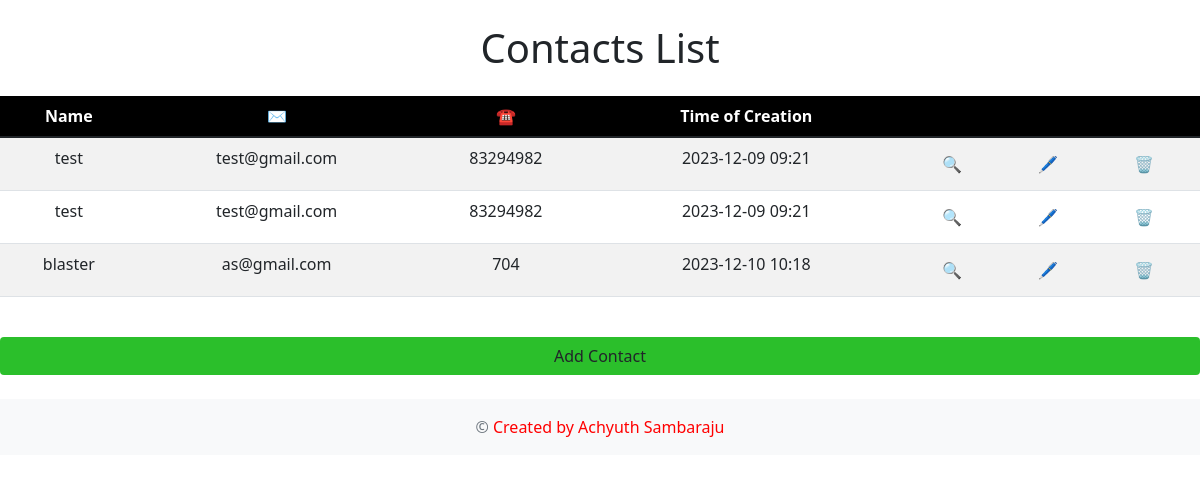
Before: /contacts/ with the older database file.
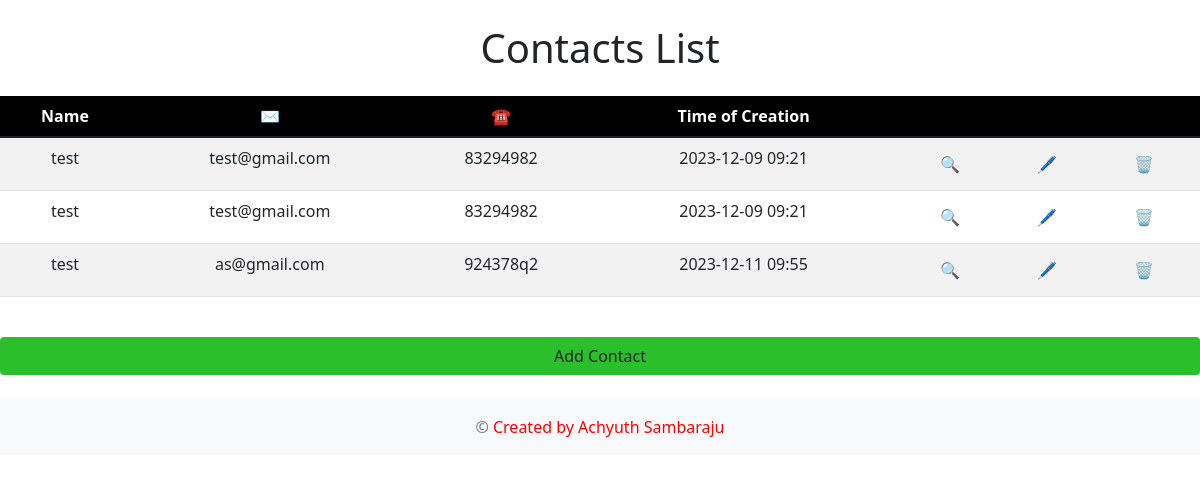
After: the same page with the newer database file.
### contacts/models.py (models this page shows, shortened)
class Contact(models.Model):
    name = models.CharField(max_length=100)
    email = models.EmailField()
    phone = models.CharField(max_length=20)
    address = models.TextField(blank=True, null=True)
    created_at = models.DateTimeField(auto_now_add=True)

### contacts/views.py (the view)
# urls.py: path('', views.contact_list, name='contact_list'),
def contact_list(request):
    contacts = Contact.objects.all()
    return render(request, 'contacts/contact_list.html', {'contacts': contacts})

### contacts/templates/contacts/contact_list.html (shortened to what this page needs)
<!DOCTYPE html>
<html lang="en">
<head>
    <link href="https://cdn.jsdelivr.net/npm/bootstrap@5.1.3/dist/css/bootstrap.min.css" rel="stylesheet">
</head>
<body>
    <div class="container-fluid">
        <h1 class="title text-center my-4">Contacts List</h1>
        {% if contacts %}
            <div class="table-responsive">
                <table class="table table-striped table-hover text-center">
                    <thead>
                        <tr>
                            <th>Name</th>
                            <th>✉️</th>
                            <th>☎️</th>
                            <th>Time of Creation</th>
                            <th></th>
                        </tr>
                    </thead>
                    <tbody>
                        {% for contact in contacts %}
                            <tr>
                                <td>{{ contact.name }}</td>
                                <td>{{ contact.email }}</td>
                                <td>{{ contact.phone }}</td>
                                <td>{{ contact.created_at|date:"Y-m-d H:i" }}</td>
                                <td>
                                    <div class="btn-group">
                                        <a href="{% url 'contact_detail' contact.pk %}" class="btn btn-action">🔍</a>
                                        <a href="{% url 'contact_edit' contact.pk %}" class="btn btn-action">🖊️</a>
                                        <a href="{% url 'contact_delete' contact.pk %}" class="btn btn-action">🗑️</a>
                                    </div>
                                </td>
                            </tr>
                        {% endfor %}
                    </tbody>
                </table>
            </div>
        {% else %}
            <p class="text-center">No contacts found.</p>
        {% endif %}
        <div class="text-center my-4">
            <a href="{% url 'contact_new' %}" class="btn btn-add-contact">Add Contact</a>
        </div>
    </div>
    <footer class="footer mt-auto py-3">
        <div class="container text-center">
            <span class="text-muted">&copy;  <span style="color: rgb(255, 0, 0);">Created by Achyuth Sambaraju</span></span>
        </div>
    </footer>
</body>
</html>

Changed rows visible on the page:
removed Contact: name "blaster", email "as@gmail.com", phone "704", created_at "2023-12-10 10:18"
added Contact: name "test", email "as@gmail.com", phone "924378q2", created_at "2023-12-11 09:55"
